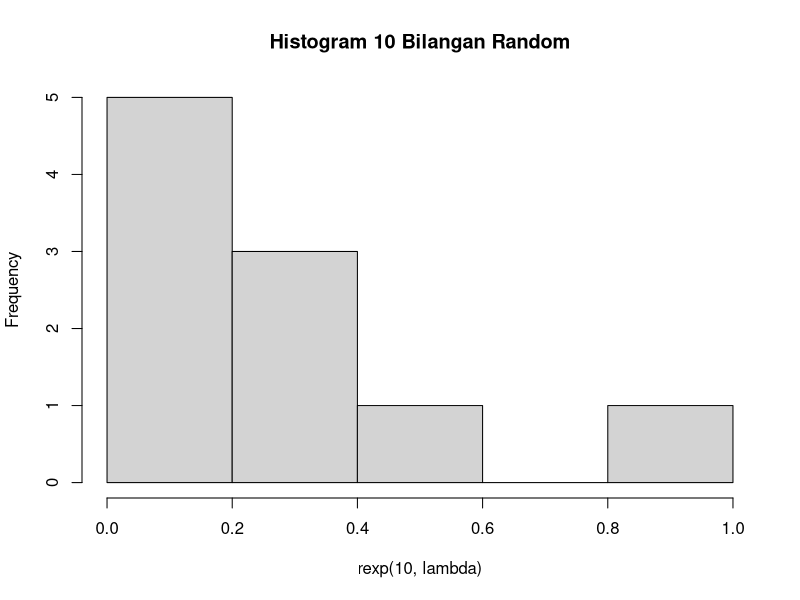
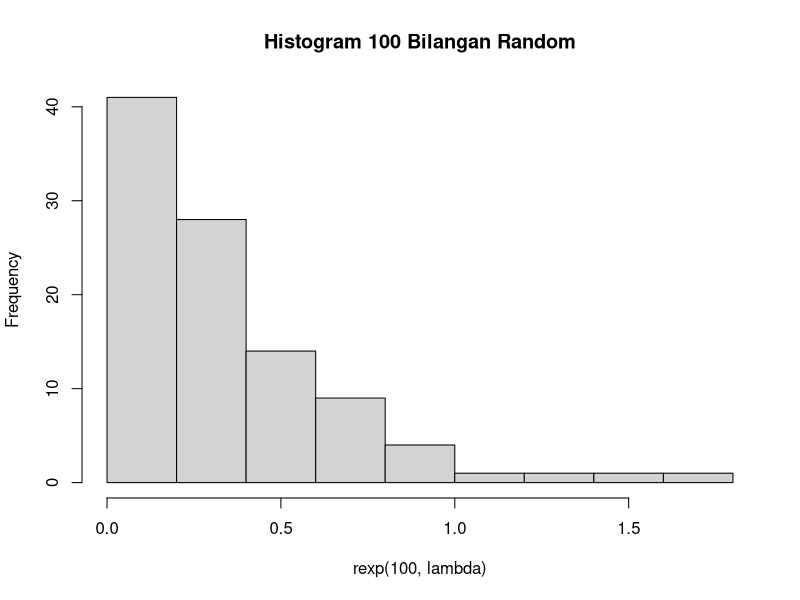
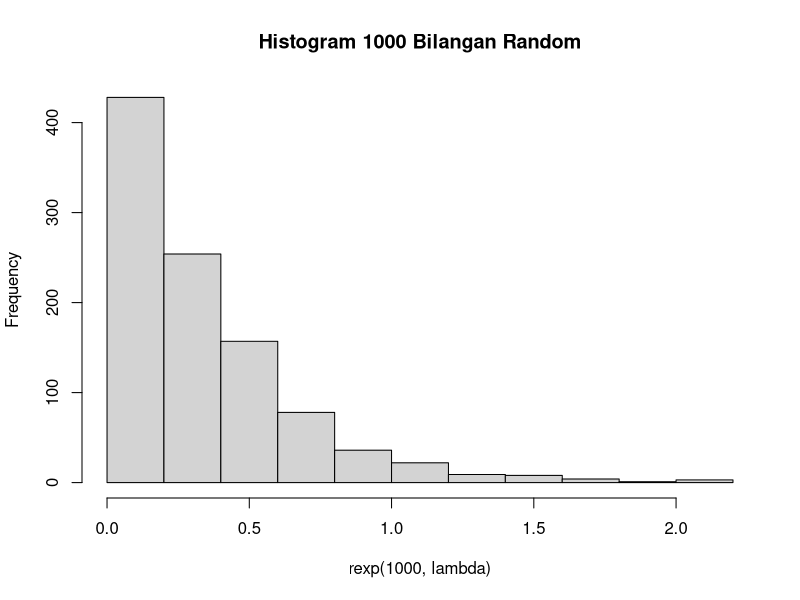
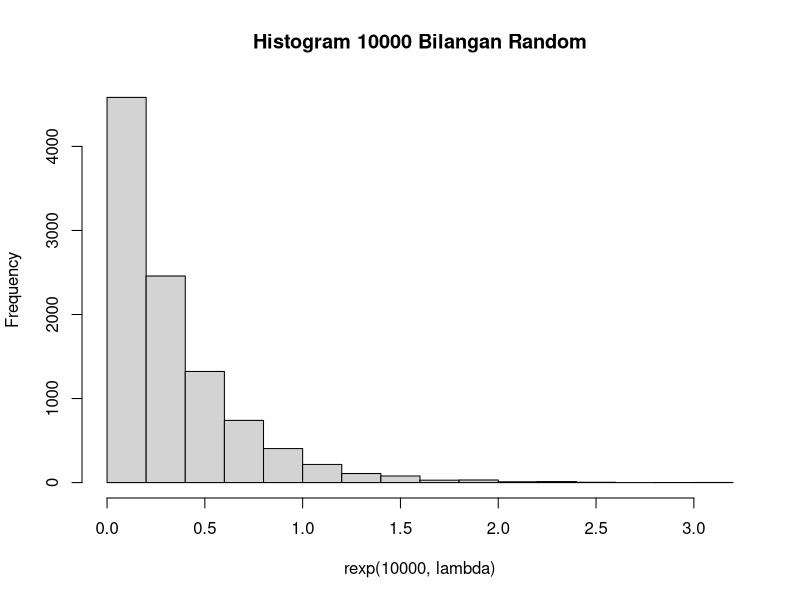

Here is the R script that generated these plots, in order:
#a
#Fungsi Probabilitas dari Distribusi Exponensial
lambda = 3

set.seed(1)
rnorm(1)

p = rexp(1,lambda)
p

lamda = 3
set.seed(1)
rnorm(1)
probability = dexp(1, lamda)
probability

#b
#Histogram dari Distribusi Exponensial untuk 10, 100, 1000 dan 10000 bilangan random
set.seed(1)
hist(rexp(10,lambda), main = "Histogram 10 Bilangan Random")
hist(rexp(100,lambda), main = "Histogram 100 Bilangan Random")
hist(rexp(1000,lambda), main = "Histogram 1000 Bilangan Random")
hist(rexp(10000,lambda), main = "Histogram 10000 Bilangan Random")

#c
#Nilai Rataan (μ) dan Varian (σ2) dari Distribusi Exponensial untuk n = 100 dan λ = 3
n = 100
set.seed(1)

rataan = mean(rexp(n,lambda))
rataan

varian = (sd(rexp(n,lambda)))^2
varian